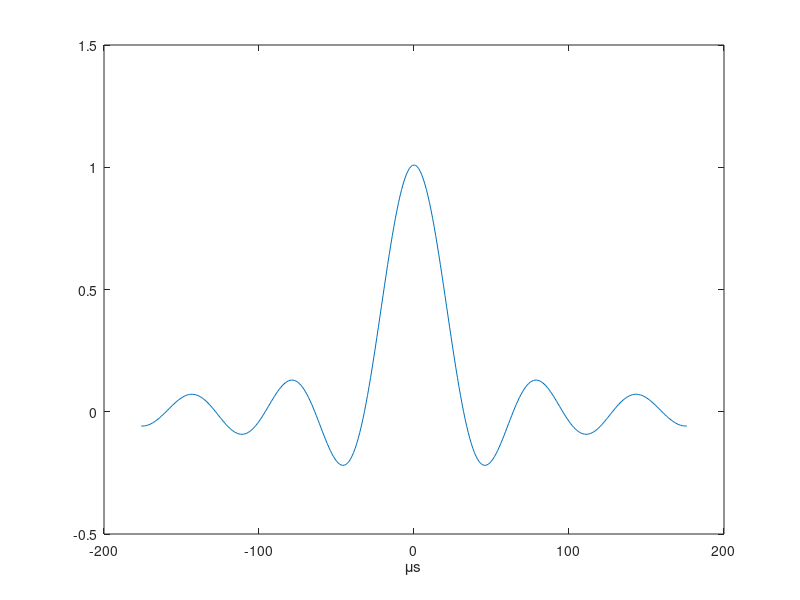
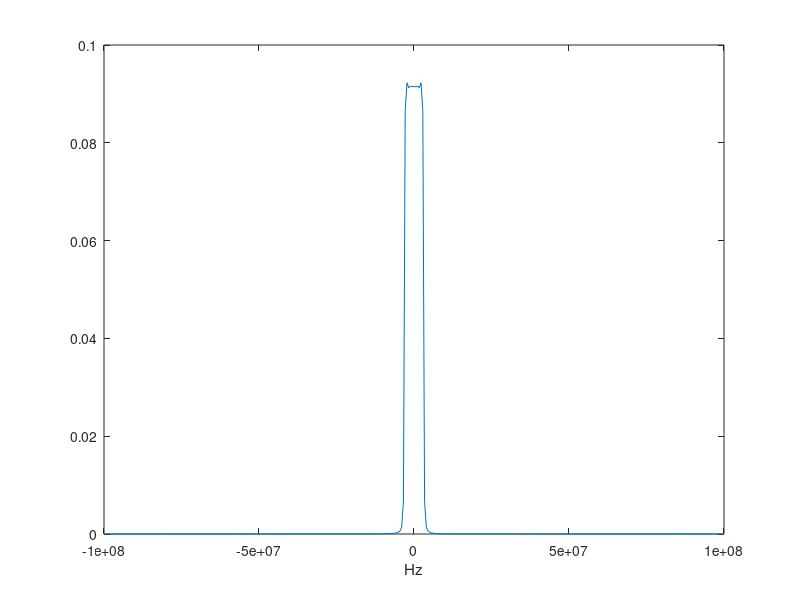

Here is the MATLAB script that generated these plots, in order: (Note: this script raises an error after producing the figures.)
% Baseband modulation

% Timing sync
sync_size = 200;
r = rand(1, sync_size);
time_sync = transpose(round(r));

% Equalizer
pilot_size = 10;
pilot = transpose(round(rand(1, pilot_size)));
period_pilot = 100;

% Parameters
sign_len = 8208/4; % 16QAM 4 bits per symbol
t_constr = 400e-6; 
% LL = 1440 + sync_size; % Total number of bits 
LL = sign_len + sync_size + pilot_size*ceil(sign_len/period_pilot); % Total number of bits 
fs = 200e6;    % Sampled frequency of the signal
T =  t_constr/LL;    % Period of a symbol (400μs and Passband signal 2 bits per symbol and 1440 bits to transmit)
ov_samp = floor(fs*T);   % Over-sampling factor (Sampling frequency/symbol rate)
N = 11; % Length of filter in symbol periods.
Ns = floor(N*ov_samp); % Number of filter samples
t_pulse = -floor(Ns/2):floor(Ns/2);   % Pulse time vector
pulse = sinc(t_pulse/ov_samp);   % sinc pulse
pulse = transpose(pulse)/norm(pulse)/sqrt(1/ov_samp);


% Show pulse plot and frequency plot
figure;
plot(t_pulse, pulse);
xlabel('μs');
F_pulse = fftshift(fft(pulse));           
len = length(t_pulse);
fr = linspace(-0.5, 0.5, len)*fs;
figure;

plot(fr, abs(F_pulse/len));
xlabel('Hz');


% image's bits
bits = reshape(cdata, size(cdata,1) * size(cdata,2), 1);
bits_original = reshape(cdata, size(cdata,1) * size(cdata,2), 1);

% Insert pilots
% Allocate the array suggested by MATLAB
num_pilot = ceil(sign_len/period_pilot);
appended = zeros(sign_len + pilot_size*num_pilot, 1);
ind = 1;
for i = 1:(period_pilot+pilot_size):length(appended)
    end_index_bits = min(ind + period_pilot - 1, sign_len);
    end_index_app = min(pilot_size + i + period_pilot - 1, length(appended));
    appended(i : pilot_size+i-1) = pilot;
    appended(pilot_size+i : end_index_app) = bits(ind : end_index_bits);
    ind = ind + period_pilot;
end
bits = appended;
% append timing recovery sequence
bits = [time_sync; bits];


% Map bits to -1 and +1
xI = 2 * bits - 1; 
xQ = zeros([LL,1]); 

% Upsample to match pulse 
xI_up = upsample(xI,ov_samp);
xQ_up = upsample(xQ,ov_samp);

xI_con = conv(xI_up, pulse,'same'); % Shape I component
xQ_con = conv(xQ_up, pulse,'same'); % Shape Q component

% Combine I and Q to create complex baseband signal
xt = xI_con + 1j * xQ_con;

% Scale xt to ensure |xI(t)| < 1 and |xQ(t)| < 1
max_x = max(abs([real(xt); imag(xt)]));
xt = xt / max_x;



%NEW

transmitsignal = xt;
save('transmitsignal.mat', 'transmitsignal');
